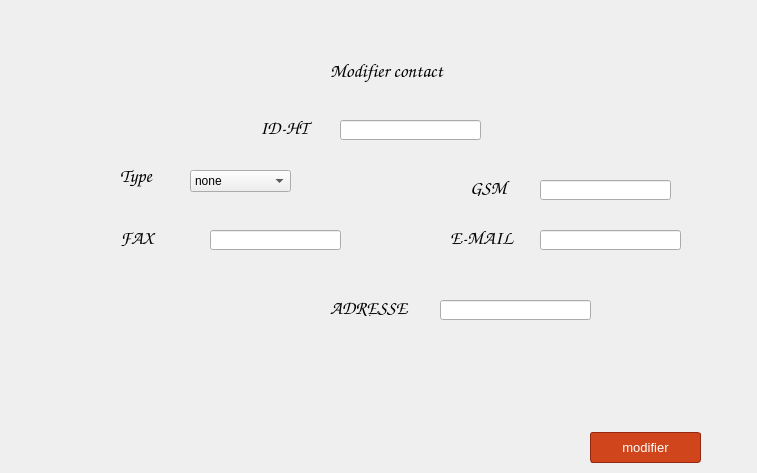
<?xml version="1.0" encoding="UTF-8"?>
<ui version="4.0">
 <class>modifier</class>
 <widget class="QDialog" name="modifier">
  <property name="geometry">
   <rect>
    <x>0</x>
    <y>0</y>
    <width>757</width>
    <height>473</height>
   </rect>
  </property>
  <property name="windowTitle">
   <string>Dialog</string>
  </property>
  <widget class="QLabel" name="label">
   <property name="geometry">
    <rect>
     <x>330</x>
     <y>50</y>
     <width>161</width>
     <height>41</height>
    </rect>
   </property>
   <property name="font">
    <font>
     <family>Comic Sans MS</family>
     <pointsize>14</pointsize>
    </font>
   </property>
   <property name="text">
    <string>Modifier contact</string>
   </property>
  </widget>
  <widget class="QLabel" name="label_2">
   <property name="geometry">
    <rect>
     <x>260</x>
     <y>120</y>
     <width>101</width>
     <height>16</height>
    </rect>
   </property>
   <property name="font">
    <font>
     <family>Comic Sans MS</family>
     <pointsize>14</pointsize>
    </font>
   </property>
   <property name="text">
    <string>ID-HT</string>
   </property>
  </widget>
  <widget class="QLineEdit" name="lineEdit">
   <property name="geometry">
    <rect>
     <x>340</x>
     <y>120</y>
     <width>141</width>
     <height>20</height>
    </rect>
   </property>
  </widget>
  <widget class="QLabel" name="label_3">
   <property name="geometry">
    <rect>
     <x>120</x>
     <y>160</y>
     <width>81</width>
     <height>31</height>
    </rect>
   </property>
   <property name="font">
    <font>
     <family>Comic Sans MS</family>
     <pointsize>14</pointsize>
    </font>
   </property>
   <property name="text">
    <string>Type</string>
   </property>
  </widget>
  <widget class="QComboBox" name="comboBox">
   <property name="geometry">
    <rect>
     <x>190</x>
     <y>170</y>
     <width>101</width>
     <height>22</height>
    </rect>
   </property>
   <item>
    <property name="text">
     <string>none</string>
    </property>
   </item>
   <item>
    <property name="text">
     <string>Hebergement</string>
    </property>
   </item>
   <item>
    <property name="text">
     <string>Transport</string>
    </property>
   </item>
  </widget>
  <widget class="QLabel" name="label_4">
   <property name="geometry">
    <rect>
     <x>470</x>
     <y>180</y>
     <width>81</width>
     <height>16</height>
    </rect>
   </property>
   <property name="font">
    <font>
     <family>Comic Sans MS</family>
     <pointsize>14</pointsize>
    </font>
   </property>
   <property name="text">
    <string>GSM</string>
   </property>
  </widget>
  <widget class="QLineEdit" name="lineEdit_2">
   <property name="geometry">
    <rect>
     <x>540</x>
     <y>180</y>
     <width>131</width>
     <height>20</height>
    </rect>
   </property>
  </widget>
  <widget class="QLabel" name="label_5">
   <property name="geometry">
    <rect>
     <x>120</x>
     <y>230</y>
     <width>71</width>
     <height>16</height>
    </rect>
   </property>
   <property name="font">
    <font>
     <family>Comic Sans MS</family>
     <pointsize>14</pointsize>
    </font>
   </property>
   <property name="text">
    <string>FAX</string>
   </property>
  </widget>
  <widget class="QLineEdit" name="lineEdit_3">
   <property name="geometry">
    <rect>
     <x>210</x>
     <y>230</y>
     <width>131</width>
     <height>20</height>
    </rect>
   </property>
  </widget>
  <widget class="QLabel" name="label_6">
   <property name="geometry">
    <rect>
     <x>450</x>
     <y>230</y>
     <width>91</width>
     <height>16</height>
    </rect>
   </property>
   <property name="font">
    <font>
     <family>Comic Sans MS</family>
     <pointsize>14</pointsize>
    </font>
   </property>
   <property name="text">
    <string>E-MAIL</string>
   </property>
  </widget>
  <widget class="QLineEdit" name="lineEdit_4">
   <property name="geometry">
    <rect>
     <x>540</x>
     <y>230</y>
     <width>141</width>
     <height>20</height>
    </rect>
   </property>
  </widget>
  <widget class="QLabel" name="label_7">
   <property name="geometry">
    <rect>
     <x>330</x>
     <y>300</y>
     <width>91</width>
     <height>16</height>
    </rect>
   </property>
   <property name="font">
    <font>
     <family>Comic Sans MS</family>
     <pointsize>14</pointsize>
    </font>
   </property>
   <property name="text">
    <string>ADRESSE</string>
   </property>
  </widget>
  <widget class="QLineEdit" name="lineEdit_5">
   <property name="geometry">
    <rect>
     <x>440</x>
     <y>300</y>
     <width>151</width>
     <height>20</height>
    </rect>
   </property>
  </widget>
  <widget class="QPushButton" name="pushButton">
   <property name="geometry">
    <rect>
     <x>590</x>
     <y>432</y>
     <width>111</width>
     <height>31</height>
    </rect>
   </property>
   <property name="styleSheet">
    <string notr="true">	box-shadow:inset 0px 1px 0px 0px #cf866c;
	background:linear-gradient(to bottom, #d0451b 5%, #bc3315 100%);
	background-color:#d0451b;
	border-radius:3px;
	border:1px solid #942911;
	display:inline-block;
	cursor:pointer;
	color:#ffffff;
	font-family:Arial;
	font-size:13px;
	padding:6px 24px;
	text-decoration:none;
	text-shadow:0px 1px 0px #854629;</string>
   </property>
   <property name="text">
    <string>modifier</string>
   </property>
  </widget>
  <widget class="QLabel" name="label_8">
   <property name="geometry">
    <rect>
     <x>-4</x>
     <y>0</y>
     <width>761</width>
     <height>471</height>
    </rect>
   </property>
   <property name="text">
    <string/>
   </property>
   <property name="pixmap">
    <pixmap>../../Desktop/p.png</pixmap>
   </property>
  </widget>
  <zorder>label_8</zorder>
  <zorder>label</zorder>
  <zorder>label_2</zorder>
  <zorder>lineEdit</zorder>
  <zorder>label_3</zorder>
  <zorder>comboBox</zorder>
  <zorder>label_4</zorder>
  <zorder>lineEdit_2</zorder>
  <zorder>label_5</zorder>
  <zorder>lineEdit_3</zorder>
  <zorder>label_6</zorder>
  <zorder>lineEdit_4</zorder>
  <zorder>label_7</zorder>
  <zorder>lineEdit_5</zorder>
  <zorder>pushButton</zorder>
 </widget>
 <resources/>
 <connections/>
</ui>
